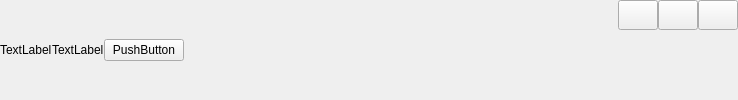
    <widget class="QWidget" name="widgetTitle" native="true">
     <property name="enabled">
      <bool>true</bool>
     </property>
     <property name="sizePolicy">
      <sizepolicy hsizetype="Preferred" vsizetype="Fixed">
       <horstretch>0</horstretch>
       <verstretch>0</verstretch>
      </sizepolicy>
     </property>
     <layout class="QHBoxLayout" name="horizontalLayout_2">
      <property name="spacing">
       <number>0</number>
      </property>
      <property name="leftMargin">
       <number>0</number>
      </property>
      <property name="topMargin">
       <number>0</number>
      </property>
      <property name="rightMargin">
       <number>0</number>
      </property>
      <property name="bottomMargin">
       <number>0</number>
      </property>
      <item>
       <widget class="QLabel" name="label_icon">
        <property name="text">
         <string>TextLabel</string>
        </property>
       </widget>
      </item>
      <item>
       <widget class="QLabel" name="label_text">
        <property name="text">
         <string>TextLabel</string>
        </property>
       </widget>
      </item>
      <item>
       <widget class="QWidget" name="widgettop" native="true">
        <property name="sizePolicy">
         <sizepolicy hsizetype="Preferred" vsizetype="Expanding">
          <horstretch>0</horstretch>
          <verstretch>0</verstretch>
         </sizepolicy>
        </property>
        <layout class="QHBoxLayout" name="horizontalLayout">
         <property name="spacing">
          <number>0</number>
         </property>
         <property name="leftMargin">
          <number>0</number>
         </property>
         <property name="topMargin">
          <number>0</number>
         </property>
         <property name="rightMargin">
          <number>0</number>
         </property>
         <property name="bottomMargin">
          <number>0</number>
         </property>
        </layout>
       </widget>
      </item>
      <item>
       <widget class="QPushButton" name="pushButton">
        <property name="text">
         <string>PushButton</string>
        </property>
       </widget>
      </item>
      <item>
       <spacer name="horizontalSpacer">
        <property name="orientation">
         <enum>Qt::Horizontal</enum>
        </property>
        <property name="sizeHint" stdset="0">
         <size>
          <width>434</width>
          <height>20</height>
         </size>
        </property>
       </spacer>
      </item>
      <item>
       <layout class="QGridLayout" name="gridLayout">
        <item row="0" column="0">
         <widget class="QPushButton" name="pushButton_min">
          <property name="minimumSize">
           <size>
            <width>30</width>
            <height>30</height>
           </size>
          </property>
          <property name="text">
           <string/>
          </property>
         </widget>
        </item>
        <item row="0" column="1">
         <widget class="QPushButton" name="pushButton_max">
          <property name="minimumSize">
           <size>
            <width>30</width>
            <height>30</height>
           </size>
          </property>
          <property name="text">
           <string/>
          </property>
         </widget>
        </item>
        <item row="0" column="2">
         <widget class="QPushButton" name="pushButton_close">
          <property name="minimumSize">
           <size>
            <width>30</width>
            <height>30</height>
           </size>
          </property>
          <property name="text">
           <string/>
          </property>
         </widget>
        </item>
        <item row="1" column="1">
         <spacer name="verticalSpacer">
          <property name="orientation">
           <enum>Qt::Vertical</enum>
          </property>
          <property name="sizeHint" stdset="0">
           <size>
            <width>20</width>
            <height>40</height>
           </size>
          </property>
         </spacer>
        </item>
       </layout>
      </item>
     </layout>
    </widget>
